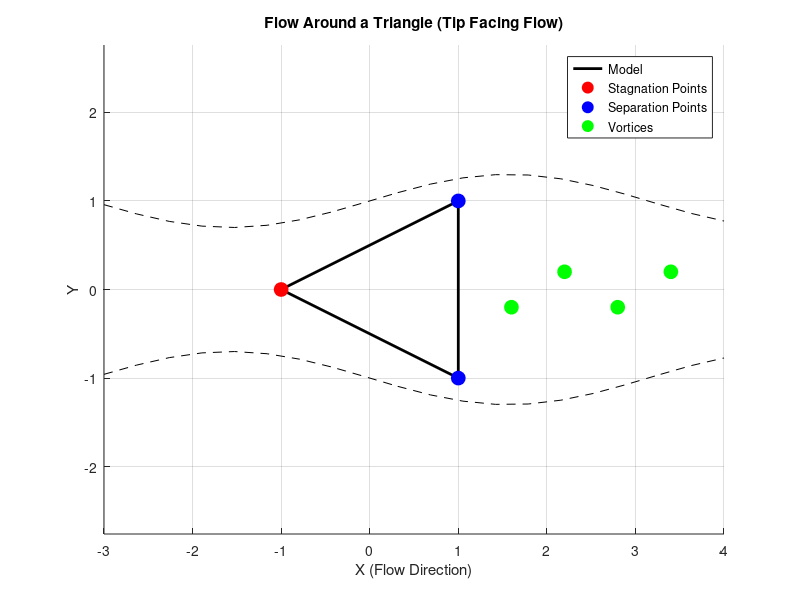

Here is the MATLAB script that generated this plot:
clc;
clear;
close all;

% مختصات مثلث
x_triangle = [-1, 1, 1, -1];  % مختصات X برای رسم مثلث
y_triangle = [0, 1, -1, 0];   % مختصات Y برای رسم مثلث

figure;
hold on;

% رسم مثلث با نوک به سمت جریان
plot(x_triangle, y_triangle, 'k', 'LineWidth', 2);  % رسم مثلث

% افزودن نقطه سکون (نوک مثلث)
stagnation_point = [-1, 0];
plot(stagnation_point(1), stagnation_point(2), 'ro', 'MarkerSize', 10, 'MarkerFaceColor', 'r');

% افزودن نقاط جدایش (دو گوشه سمت راست مثلث)
separation_points_x = [1, 1];  % گوشه بالای سمت راست
separation_points_y = [1, -1];  % گوشه پایین سمت راست
plot(separation_points_x, separation_points_y, 'bo', 'MarkerSize', 10, 'MarkerFaceColor', 'b');

vortex_spacing = 0.6;
for i = 1:4
    vortex_x = 1 + i * vortex_spacing;
    vortex_y = 0.2 * (-1)^i;
    plot(vortex_x, vortex_y, 'go', 'MarkerSize', 10, 'MarkerFaceColor', 'g');
end

% رسم جریان در اطراف مثلث (حدسی)
x_stream = linspace(-3, 4, 20);  % خطوط جریان در جهت X
y_stream_top = 0.3 * sin(x_stream);  % خط بالا
y_stream_bottom = -0.3 * sin(x_stream);  % خط پایین

plot(x_stream, y_stream_top + 1, '--k');  % جریان بالا
plot(x_stream, y_stream_bottom - 1, '--k');  % جریان پایین

% تنظیمات نهایی نمودار
axis equal;
xlabel('X (Flow Direction)');
ylabel('Y');
title('Flow Around a Triangle (Tip Facing Flow)');
legend('Model', 'Stagnation Points', 'Separation Points', 'Vortices');
grid on;
hold off;